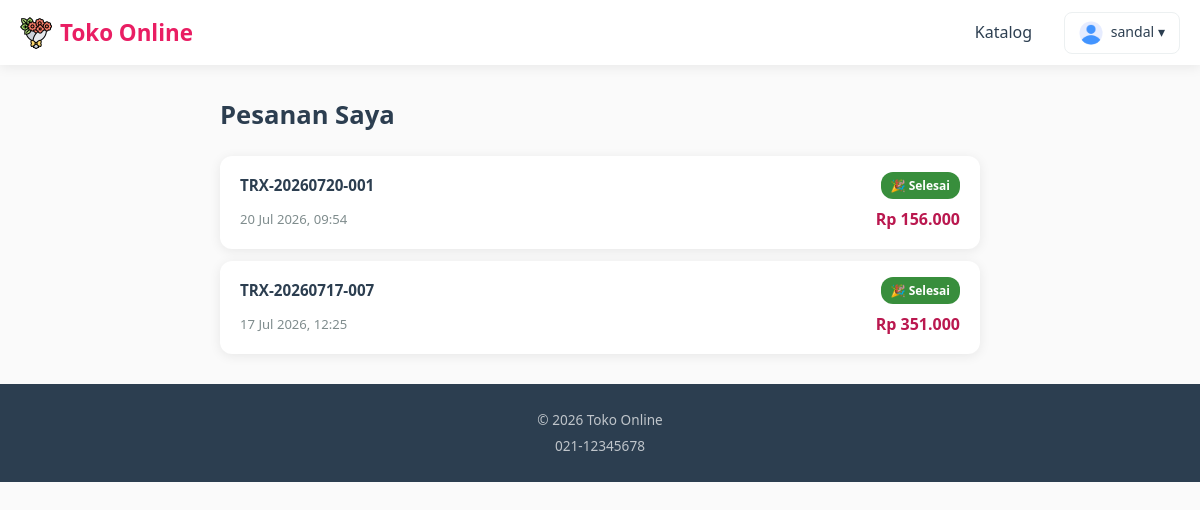
Page /shop/?page=tracking (signed in) on the committed database.
### tables this page shows
CREATE TABLE `transaksi` (
  `id` int(11) NOT NULL AUTO_INCREMENT,
  `no_transaksi` varchar(30) NOT NULL,
  `tanggal` timestamp NULL DEFAULT current_timestamp(),
  `pelanggan_id` int(11) DEFAULT NULL,
  `user_id` int(11) NOT NULL,
  `subtotal` decimal(12,2) NOT NULL DEFAULT 0.00,
  `pajak_persen` decimal(5,2) NOT NULL DEFAULT 0.00,
  `pajak_nominal` decimal(12,2) NOT NULL DEFAULT 0.00,
  `diskon` decimal(12,2) NOT NULL DEFAULT 0.00,
  `total` decimal(12,2) NOT NULL DEFAULT 0.00,
  `metode_bayar` enum('cash','qris','transfer','creditcard') NOT NULL DEFAULT 'cash',
  `jumlah_bayar` decimal(12,2) NOT NULL DEFAULT 0.00,
  `kembalian` decimal(12,2) NOT NULL DEFAULT 0.00,
  `catatan` text DEFAULT NULL,
  `status` enum('pending','paid','packing','shipping','delivered','done','batal') NOT NULL DEFAULT 'pending',
  `nama_penerima` varchar(100) DEFAULT NULL,
  `telp_penerima` varchar(20) DEFAULT NULL,
  `alamat_pengiriman` text DEFAULT NULL,
  `payment_ref` varchar(100) DEFAULT NULL,
  `created_at` timestamp NULL DEFAULT current_timestamp(),
  `updated_at` timestamp NULL DEFAULT current_timestamp() ON UPDATE current_timestamp(),
  PRIMARY KEY (`id`),
  UNIQUE KEY `no_transaksi` (`no_transaksi`),
  KEY `pelanggan_id` (`pelanggan_id`),
  KEY `user_id` (`user_id`),
  CONSTRAINT `transaksi_ibfk_1` FOREIGN KEY (`pelanggan_id`) REFERENCES `pelanggan` (`id`),
  CONSTRAINT `transaksi_ibfk_2` FOREIGN KEY (`user_id`) REFERENCES `users` (`id`)
);

### html/shop/pages/tracking.php (the view, shortened to what this page needs)
<?php
$user = $_SESSION['user'];
$db->query("UPDATE transaksi SET status = 'done' WHERE status = 'delivered' AND updated_at < DATE_SUB(NOW(), INTERVAL 3 DAY)");
$stmt = $db->prepare("SELECT * FROM transaksi WHERE user_id = :uid ORDER BY created_at DESC");
$stmt->execute([':uid' => $user['id']]);
$orders = $stmt->fetchAll();
$orderDetail = null;
$statusMap = [
    'pending' => ['label' => 'Menunggu Pembayaran', 'color' => '#9e9e9e', 'icon' => '⏳'],
    'paid' => ['label' => 'Pembayaran Diterima', 'color' => '#2196f3', 'icon' => '✅'],
    'packing' => ['label' => 'Sedang Dikemas', 'color' => '#ff9800', 'icon' => '📦'],
    'shipping' => ['label' => 'Dalam Pengiriman', 'color' => '#9c27b0', 'icon' => '🚚'],
    'delivered' => ['label' => 'Sudah Sampai', 'color' => '#4caf50', 'icon' => '🏠'],
    'done' => ['label' => 'Selesai', 'color' => '#388e3c', 'icon' => '🎉'],
    'batal' => ['label' => 'Dibatalkan', 'color' => '#f44336', 'icon' => '❌'],
];
$statusSteps = ['paid', 'packing', 'shipping', 'delivered', 'done'];
?>
<div class="container tracking-page">
    <h1>Pesanan Saya</h1>
    <?php if ($orderDetail): ?>
        <?php
            $order = $orderDetail[0];
            $st = $statusMap[$order['status']] ?? $statusMap['pending'];
            $currentStep = array_search($order['status'], $statusSteps);
        ?>
        <a href="?page=tracking" class="back-link">← Kembali ke daftar pesanan</a>
        <div class="order-detail-card">
            <div class="order-detail-header">
                <div>
                    <h2><?php echo $order['no_transaksi']; ?></h2>
                    <p class="order-date"><?php echo date('d M Y, H:i', strtotime($order['tanggal'])); ?></p>
                </div>
                <span class="status-badge" style="background:<?php echo $st['color']; ?>"><?php echo $st['icon'] . ' ' . $st['label']; ?></span>
            </div>
            <?php if ($order['status'] !== 'batal' && $order['status'] !== 'pending'): ?>
            <div class="progress-tracker">
                <?php foreach ($statusSteps as $i => $step): ?>
                    <?php $stepInfo = $statusMap[$step]; $isActive = $currentStep !== false && $i <= $currentStep; $isCurrent = $order['status'] === $step; ?>
                    <div class="progress-step <?php echo $isActive ? 'active' : ''; ?> <?php echo $isCurrent ? 'current' : ''; ?>">
                        <div class="step-dot"><?php echo $stepInfo['icon']; ?></div>
                        <span class="step-label"><?php echo $stepInfo['label']; ?></span>
                    </div>
                    <?php if ($i < count($statusSteps) - 1): ?><div class="step-line <?php echo ($currentStep !== false && $i < $currentStep) ? 'active' : ''; ?>"></div><?php endif; ?>
                <?php endforeach; ?>
            </div>
            <?php endif; ?>
            <div class="detail-section">
                <h3>Item Pesanan</h3>
                <div class="detail-items">
                    <?php foreach ($orderDetail as $item): ?>
                    <div class="detail-item"><span><?php echo htmlspecialchars($item['nama_produk']); ?> x <?php echo $item['qty']; ?></span><span>Rp <?php echo number_format($item['item_subtotal'], 0, ',', '.'); ?></span></div>
                    <?php endforeach; ?>
                    <div class="detail-item total"><span><strong>Total</strong></span><span><strong>Rp <?php echo number_format($order['total'], 0, ',', '.'); ?></strong></span></div>
                </div>
            </div>
            <div class="detail-section">
                <h3>Info Pengiriman</h3>
                <div class="shipping-info">
                    <p><strong>Penerima:</strong> <?php echo htmlspecialchars($order['nama_penerima']); ?></p>
                    <p><strong>Telepon:</strong> <?php echo htmlspecialchars($order['telp_penerima']); ?></p>
                    <p><strong>Alamat:</strong> <?php echo htmlspecialchars($order['alamat_pengiriman']); ?></p>
                    <?php if ($order['catatan']): ?><p><strong>Catatan:</strong> <?php echo htmlspecialchars($order['catatan']); ?></p><?php endif; ?>
                </div>
            </div>
            <div class="detail-section">
                <h3>Pembayaran</h3>
                <div class="shipping-info">
                    <p><strong>Metode:</strong> <?php echo strtoupper($order['metode_bayar']); ?></p>
                    <p><strong>Ref:</strong> <code><?php echo $order['payment_ref']; ?></code></p>
                </div>
            </div>
            <?php if ($order['status'] === 'delivered'): ?>
            <div class="detail-section confirm-section">
                <h3>Konfirmasi Penerimaan</h3>
                <p class="confirm-text">Pesanan sudah sampai? Konfirmasi untuk menyelesaikan pesanan ini.</p>
                <p class="auto-confirm-note">Otomatis selesai dalam 3 hari jika tidak dikonfirmasi.</p>
                <form method="POST">
                    <input type="hidden" name="confirm_order" value="<?php echo $order['id']; ?>">
                    <button type="submit" class="btn-confirm" onclick="return confirm('Konfirmasi pesanan sudah diterima?')">Pesanan Sudah Diterima</button>
                </form>
            </div>
            <?php endif; ?>
        </div>
    <?php else: ?>
        <?php if (empty($orders)): ?>
            <div class="empty-orders">
                <p>Belum ada pesanan</p>
                <a href="?page=katalog" class="btn-shop">Mulai Belanja</a>
            </div>
        <?php else: ?>
            <div class="orders-list">
                <?php foreach ($orders as $order): ?>
                    <?php $st = $statusMap[$order['status']] ?? $statusMap['pending']; ?>
                    <a href="?page=tracking&detail=<?php echo $order['id']; ?>" class="order-card">
                        <div class="order-card-top">
                            <span class="order-no"><?php echo $order['no_transaksi']; ?></span>
                            <span class="status-badge" style="background:<?php echo $st['color']; ?>"><?php echo $st['icon'] . ' ' . $st['label']; ?></span>
                        </div>
                        <div class="order-card-bottom">
                            <span class="order-date"><?php echo date('d M Y, H:i', strtotime($order['tanggal'])); ?></span>
                            <span class="order-total">Rp <?php echo number_format($order['total'], 0, ',', '.'); ?></span>
                        </div>
                    </a>
                <?php endforeach; ?>
            </div>
        <?php endif; ?>
    <?php endif; ?>
</div>

### html/shop/css/style.css (style rules this page uses)
* { margin: 0; padding: 0; box-sizing: border-box; }
:root { --primary: #e91e63; --primary-dark: #c2185b; --primary-light: #fce4ec; --secondary: #4caf50; --dark: #2c3e50; --gray: #7f8c8d; --gray-light: #ecf0f1; --white: #ffffff; --radius: 12px; --shadow: 0 2px 12px rgba(0, 0, 0, 0.08); }
body { font-family: 'Segoe UI', Tahoma, Geneva, Verdana, sans-serif; background: #fafafa; color: var(--dark); line-height: 1.6; }
.container { max-width: 1200px; margin: 0 auto; padding: 0 20px; }
.checkout-page h1, .tracking-page h1, .profil-page h1 { font-size: 1.5rem; font-weight: 700; margin-bottom: 20px; }

### html/shop/css/tracking.css (style rules this page uses)
.tracking-page { padding: 30px 20px; max-width: 800px; margin: 0 auto; }
.tracking-page h1 { font-size: 1.6rem; margin-bottom: 20px; }
.orders-list { display: flex; flex-direction: column; gap: 12px; }
.order-card { display: block; background: var(--white); border-radius: var(--radius); padding: 16px 20px; box-shadow: var(--shadow); text-decoration: none; color: var(--dark); transition: transform 0.2s, box-shadow 0.2s; }
.order-card-top { display: flex; justify-content: space-between; align-items: center; margin-bottom: 8px; }
.order-no { font-weight: 700; font-size: 0.95rem; }
.status-badge { padding: 4px 10px; border-radius: 12px; color: white; font-size: 0.75rem; font-weight: 600; }
.order-card-bottom { display: flex; justify-content: space-between; align-items: center; }
.order-date { font-size: 0.82rem; color: var(--gray); }
.order-total { font-weight: 700; color: var(--primary-dark); }

### rows in the picture
transaksi: no_transaksi "TRX-20260720-001", status "🎉", status "Selesai", tanggal "20 Jul 2026, 09:54", total "156.000"
transaksi: no_transaksi "TRX-20260717-007", status "🎉", status "Selesai", tanggal "17 Jul 2026, 12:25", total "351.000"

### other values in the picture
$_namaToko "Toko Online"
$_SESSION['user']['username'] "sandal"
$_settings['no_telp_toko'] "021-12345678"
